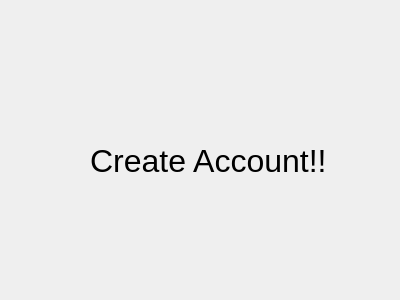
<?xml version="1.0" encoding="UTF-8"?>
<ui version="4.0">
 <class>createAccount</class>
 <widget class="QDialog" name="createAccount">
  <property name="geometry">
   <rect>
    <x>0</x>
    <y>0</y>
    <width>400</width>
    <height>300</height>
   </rect>
  </property>
  <property name="windowTitle">
   <string>Dialog</string>
  </property>
  <widget class="QLabel" name="label">
   <property name="geometry">
    <rect>
     <x>90</x>
     <y>120</y>
     <width>261</width>
     <height>81</height>
    </rect>
   </property>
   <property name="font">
    <font>
     <pointsize>24</pointsize>
    </font>
   </property>
   <property name="text">
    <string>Create Account!!</string>
   </property>
  </widget>
 </widget>
 <resources/>
 <connections/>
</ui>
